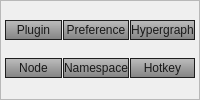
             <widget class="QFrame" name="frame_basicPanel_2">
              <property name="minimumSize">
               <size>
                <width>50</width>
                <height>0</height>
               </size>
              </property>
              <property name="maximumSize">
               <size>
                <width>16777215</width>
                <height>16777215</height>
               </size>
              </property>
              <property name="font">
               <font>
                <family>Segoe UI</family>
               </font>
              </property>
              <property name="styleSheet">
               <string notr="true">*.QPushButton{ 
background-color: qlineargradient(spread:pad, x1:1, y1:1, x2:1, y2:0, stop:0 rgba(115, 115, 115, 225), stop:1 rgba(175,175, 175, 195));
border:1px solid rgb(30,30,30);
color: rgb( 25,25,25 );
}
*.QPushButton:hover{ 
background-color: qlineargradient(spread:pad, x1:1, y1:1, x2:1, y2:0, stop:0 rgba(135, 135, 135, 225), stop:1 rgba(195,195, 195, 195));
border:1px solid rgb(30,30,30);
color: rgb( 25,25,25 );
}
*.QPushButton:pressed{ 
background-color: qlineargradient(spread:pad, x1:1, y1:1, x2:1, y2:0, stop:0 rgba(175, 175, 175, 195), stop:1 rgba(115,115, 115, 225));
border:1px solid rgb(30,30,30);
color: rgb( 25,25,25 );
}</string>
              </property>
              <property name="frameShape">
               <enum>QFrame::StyledPanel</enum>
              </property>
              <property name="frameShadow">
               <enum>QFrame::Raised</enum>
              </property>
              <layout class="QGridLayout" name="gridLayout_14">
               <property name="leftMargin">
                <number>4</number>
               </property>
               <property name="topMargin">
                <number>2</number>
               </property>
               <property name="rightMargin">
                <number>4</number>
               </property>
               <property name="bottomMargin">
                <number>4</number>
               </property>
               <property name="spacing">
                <number>1</number>
               </property>
               <item row="0" column="1">
                <widget class="QPushButton" name="btn_plugin">
                 <property name="minimumSize">
                  <size>
                   <width>0</width>
                   <height>17</height>
                  </size>
                 </property>
                 <property name="maximumSize">
                  <size>
                   <width>16777215</width>
                   <height>20</height>
                  </size>
                 </property>
                 <property name="font">
                  <font>
                   <family>Segoe UI</family>
                  </font>
                 </property>
                 <property name="cursor">
                  <cursorShape>PointingHandCursor</cursorShape>
                 </property>
                 <property name="statusTip">
                  <string>Plugin editor.</string>
                 </property>
                 <property name="styleSheet">
                  <string notr="true"/>
                 </property>
                 <property name="text">
                  <string>Plugin</string>
                 </property>
                </widget>
               </item>
               <item row="0" column="2">
                <widget class="QPushButton" name="btn_preference">
                 <property name="minimumSize">
                  <size>
                   <width>0</width>
                   <height>17</height>
                  </size>
                 </property>
                 <property name="maximumSize">
                  <size>
                   <width>16777215</width>
                   <height>20</height>
                  </size>
                 </property>
                 <property name="font">
                  <font>
                   <family>Segoe UI</family>
                  </font>
                 </property>
                 <property name="cursor">
                  <cursorShape>PointingHandCursor</cursorShape>
                 </property>
                 <property name="statusTip">
                  <string>Preference editor.</string>
                 </property>
                 <property name="styleSheet">
                  <string notr="true"/>
                 </property>
                 <property name="text">
                  <string>Preference</string>
                 </property>
                </widget>
               </item>
               <item row="0" column="3">
                <widget class="QPushButton" name="btn_hypergraph">
                 <property name="minimumSize">
                  <size>
                   <width>0</width>
                   <height>17</height>
                  </size>
                 </property>
                 <property name="maximumSize">
                  <size>
                   <width>16777215</width>
                   <height>20</height>
                  </size>
                 </property>
                 <property name="font">
                  <font>
                   <family>Segoe UI</family>
                  </font>
                 </property>
                 <property name="cursor">
                  <cursorShape>PointingHandCursor</cursorShape>
                 </property>
                 <property name="statusTip">
                  <string>Hypergraph editor.</string>
                 </property>
                 <property name="text">
                  <string>Hypergraph</string>
                 </property>
                </widget>
               </item>
               <item row="2" column="2">
                <widget class="QPushButton" name="btn_namespace">
                 <property name="minimumSize">
                  <size>
                   <width>0</width>
                   <height>17</height>
                  </size>
                 </property>
                 <property name="maximumSize">
                  <size>
                   <width>16777215</width>
                   <height>20</height>
                  </size>
                 </property>
                 <property name="font">
                  <font>
                   <family>Segoe UI</family>
                  </font>
                 </property>
                 <property name="cursor">
                  <cursorShape>PointingHandCursor</cursorShape>
                 </property>
                 <property name="statusTip">
                  <string>Namespace editor.</string>
                 </property>
                 <property name="styleSheet">
                  <string notr="true"/>
                 </property>
                 <property name="text">
                  <string>Namespace</string>
                 </property>
                </widget>
               </item>
               <item row="2" column="1">
                <widget class="QPushButton" name="btn_node">
                 <property name="minimumSize">
                  <size>
                   <width>0</width>
                   <height>17</height>
                  </size>
                 </property>
                 <property name="maximumSize">
                  <size>
                   <width>16777215</width>
                   <height>20</height>
                  </size>
                 </property>
                 <property name="font">
                  <font>
                   <family>Segoe UI</family>
                  </font>
                 </property>
                 <property name="cursor">
                  <cursorShape>PointingHandCursor</cursorShape>
                 </property>
                 <property name="statusTip">
                  <string>Node editor.</string>
                 </property>
                 <property name="styleSheet">
                  <string notr="true"/>
                 </property>
                 <property name="text">
                  <string>Node</string>
                 </property>
                </widget>
               </item>
               <item row="2" column="3">
                <widget class="QPushButton" name="btn_hotkey">
                 <property name="minimumSize">
                  <size>
                   <width>0</width>
                   <height>17</height>
                  </size>
                 </property>
                 <property name="maximumSize">
                  <size>
                   <width>16777215</width>
                   <height>20</height>
                  </size>
                 </property>
                 <property name="font">
                  <font>
                   <family>Segoe UI</family>
                  </font>
                 </property>
                 <property name="cursor">
                  <cursorShape>PointingHandCursor</cursorShape>
                 </property>
                 <property name="statusTip">
                  <string>Hotkey editor.</string>
                 </property>
                 <property name="text">
                  <string>Hotkey</string>
                 </property>
                </widget>
               </item>
              </layout>
             </widget>
